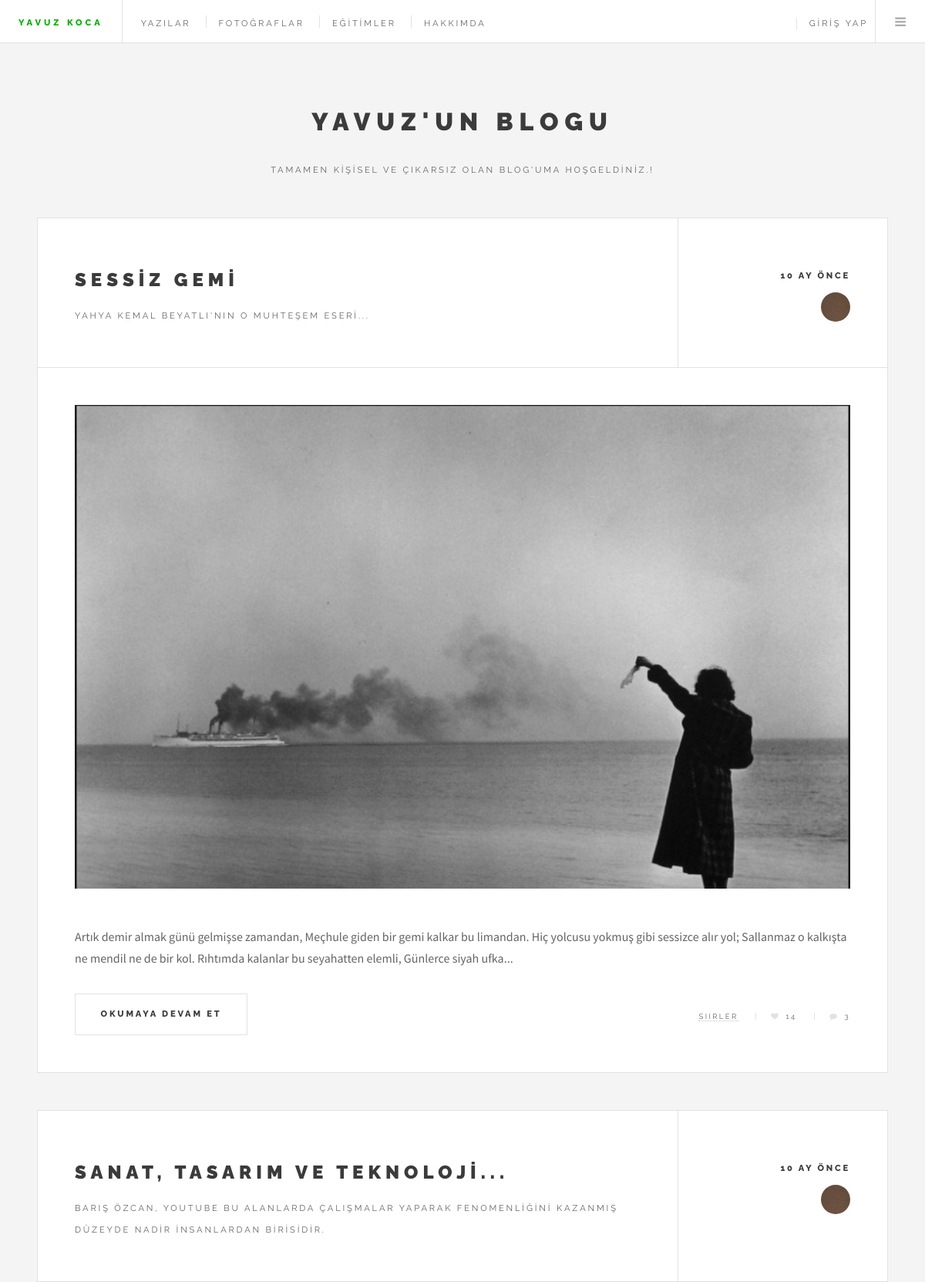
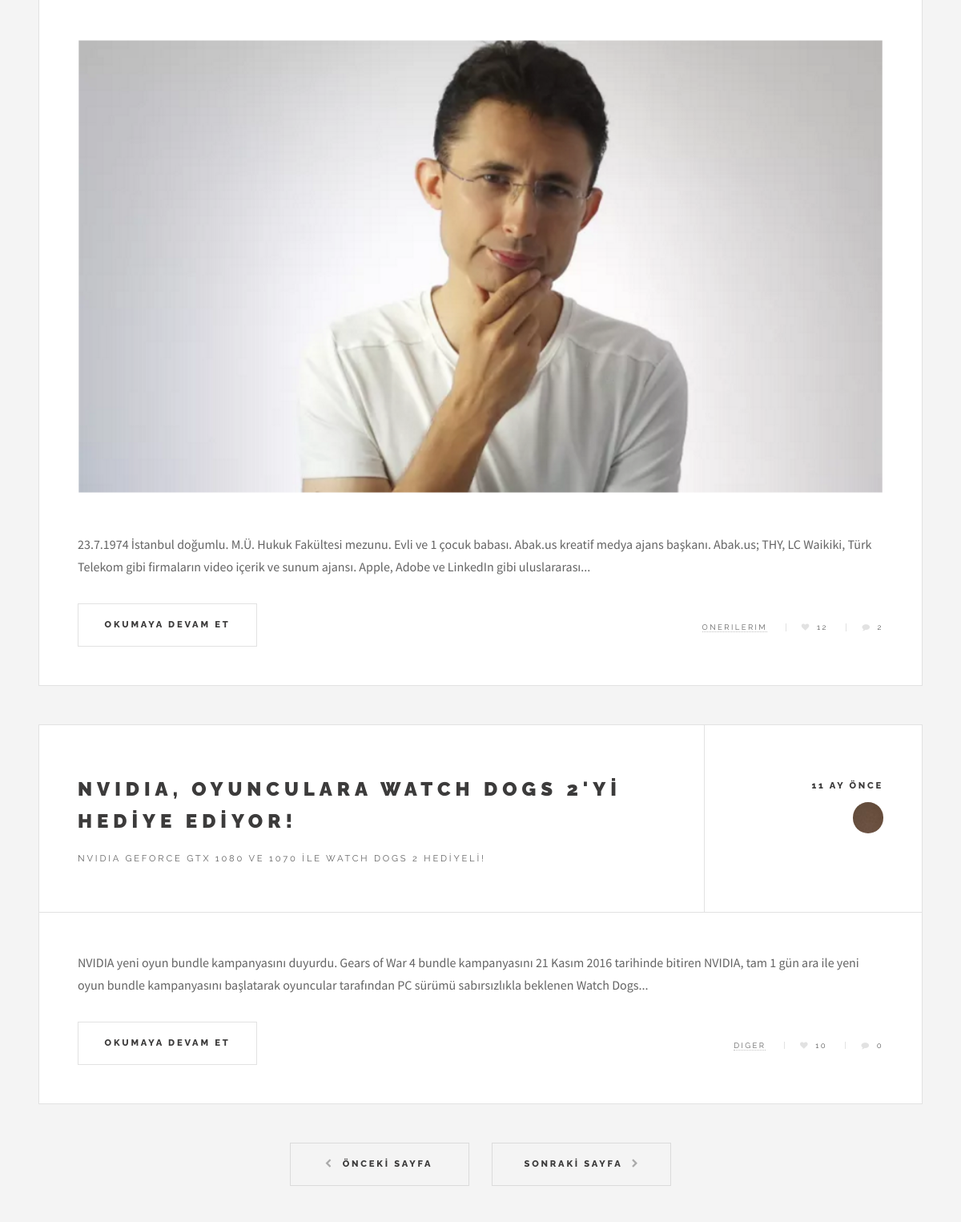
The app's page /index.php?page=2 (upper part) with its own data (2 pictures, top to bottom).
### tables this page shows
CREATE TABLE IF NOT EXISTS `yazilar` (
  `id` int(11) NOT NULL AUTO_INCREMENT,
  `baslik` text NOT NULL,
  `alt_baslik` text NOT NULL,
  `icerik` text NOT NULL,
  `yazan` int(11) NOT NULL,
  `tarih` timestamp NOT NULL DEFAULT CURRENT_TIMESTAMP,
  `kategori` int(20) NOT NULL,
  `resim` text,
  PRIMARY KEY (`id`)
);

CREATE TABLE IF NOT EXISTS `kategori` (
  `id` int(11) NOT NULL AUTO_INCREMENT,
  `kategori_adi` text NOT NULL,
  PRIMARY KEY (`id`)
);

CREATE TABLE IF NOT EXISTS `like_table` (
  `id` int(11) NOT NULL AUTO_INCREMENT,
  `yazi_id` int(11) NOT NULL,
  `number` int(11) NOT NULL,
  PRIMARY KEY (`id`)
);

### article.php (the view, shortened to what this page needs)
<article class="post">
	<header>
		<div class="title">
			<h2><a href="oku.php?id=<?php echo $satir['id']; ?>"><?php echo $satir["baslik"]; ?></a></h2>
			<?php if($satir["alt_baslik"]=="0"){}else{?>
			<p><?php echo $satir["alt_baslik"]; ?></p><?php }?>
		</div>
		<div class="meta">
			<time class="published" datetime="2015-11-01"><?php if(function_exists('yorum_ne_zaman')){yorum_ne_zaman();} ?></time>
			<a href="#" class="author"><span class="name"><?php echo $yazar["adi"]; ?></span><img src="images/avatar.jpg" alt="" /></a>
		</div>
	</header><?php if($satir["resim"]!="0"){ ?>
	<a href="oku.php?id=<?php echo $satir['id']; ?>" class="image featured"><img src="images/<?php  echo $satir["resim"];?>" alt="" /></a><?php } ?>
	<p><?php if(strlen($satir['icerik'])>260){echo substr($satir['icerik'],0,strpos($satir['icerik'], ' ', 260));}else{echo $satir['icerik'];} ?>...</p>
	<footer>
		<ul class="actions">
			<li><a href="oku.php?id=<?php echo $satir['id']; ?>" class="button big">Okumaya devam et</a></li>
		</ul>
		<ul class="stats">
			<li><a href="<?php echo $kategori["kategori_adi"]; ?>.php"><?php echo strtoupper($kategori["kategori_adi"]); ?></a></li>
			<li><a href="javascript:;" id="like<?php echo $satir['id']; ?>" class="icon fa-heart" ><?php echo $begeni['number']; ?></a></li>
			<li><a href="oku.php?id=<?php echo $satir['id']; ?>#son" id="sona_git" class="icon fa-comment"><?php echo $comments; ?></a></li>
		</ul>
	</footer>
</article>

### index.php (shortened to what this page needs)
<?php
include_once('header.php');
?>
					<div id="main">
						<?php
							include_once("baglanti.php");
							$yazilari_secme2 = mysqli_query($con, "SELECT * FROM `yazilar` ORDER BY `yazilar`.`tarih` DESC ");
							$yazilarin_sayisi = mysqli_num_rows($yazilari_secme2);
							$how_many = 3;
							$page = (isset($_GET['page'])) ? (int)$_GET['page'] : 1;
							$page = floor($page);
							$from_where = $how_many * ($page - 1);
							$yazilari_secme = mysqli_query($con, "SELECT * FROM `yazilar` ORDER BY `yazilar`.`tarih` DESC LIMIT ".$how_many." OFFSET ".$from_where." ");
							while($satir = mysqli_fetch_assoc($yazilari_secme)){
								if (!function_exists('yorum_ne_zaman')) {
								function yorum_ne_zaman(){
									$yorum_zamani = $GLOBALS['a'];$yil_ay = explode("-",$yorum_zamani);$new = $yil_ay[2];$gun = explode(" ",$new);
									$asd = $gun[1];$saat_dakika_saniye = explode(":",$asd);$now = date('d-m-Y');$now_gun_ay_yil = explode('-',$now);
									date_default_timezone_set('Asia/Baghdad');$saat = date("H:i:s");$now_saat_dakika_saniye = explode(':',$saat);
										$saniye_farki = $now_saat_dakika_saniye[2]-$saat_dakika_saniye[2];
										if($saniye_farki<0){
											$saniye_farki += 60;
											$now_saat_dakika_saniye[1] -= 1;
										}$dakika_farki = $now_saat_dakika_saniye[1]-$saat_dakika_saniye[1];if($dakika_farki<0){$dakika_farki += 60;$now_saat_dakika_saniye[0] -= 1;}$saat_farki = $now_saat_dakika_saniye[0]-$saat_dakika_saniye[0];
								if($saat_farki<0){$saat_farki += 12;$now_gun_ay_yil[0] -= 1;}$gun_farki = $now_gun_ay_yil[0]-$gun[0];if($gun_farki<0){$gun_farki += 30;
								$now_gun_ay_yil[1] -= 1;}$ay_farki = $now_gun_ay_yil[1]-$yil_ay[1];if($ay_farki<0){$ay_farki += 12;
								$now_gun_ay_yil[2] -= 1;}$yil_farki = $now_gun_ay_yil[2]-$yil_ay[0];if($yil_farki >= 1){echo $yil_farki." yıl önce";}
										else if($ay_farki>=1){
											echo $ay_farki." ay önce";}
										else if($gun_farki>0){
											echo $gun_farki." gün önce";}else if($saat_farki>0){echo $saat_farki." saat önce";}else if($dakika_farki>0){echo $dakika_farki." dakika önce";
								}else if($saniye_farki>0){echo $saniye_farki." saniye önce";}
								}}
								$kategori_secme = mysqli_query($con, "SELECT * FROM `kategori` WHERE `id` = '".$satir["kategori"]."'");
								$kategori = mysqli_fetch_assoc($kategori_secme);
								$id = $satir['id'];
								$yorum_secme = mysqli_query($con,"SELECT * FROM `yorumlar` WHERE `yazi_id` ='". mysqli_real_escape_string($con,$id)."' ORDER BY `id` DESC");
								$comments = mysqli_num_rows($yorum_secme);
								$begeni_secme = mysqli_query($con,"SELECT * FROM `like_table` WHERE `yazi_id` = '".$satir["id"]."' ");
								$begeni = mysqli_fetch_assoc($begeni_secme);
								include('article.php');
							}
							?>
							<ul class="actions pagination">
								<li><a href="index.php?page=<?php echo $page - 1 ?>" class="<?php if($page == 1){echo "disabled ";}else {echo " ";} ?>button big previous">Önceki Sayfa</a></li>
								<li><a href="index.php?page=<?php echo $page + 1 ?>" class="<?php if($page*$how_many > $yazilarin_sayisi){echo "disabled ";}else {echo "";} ?>button big next">Sonraki Sayfa</a></li>
							</ul>
					</div>
			<?php
							include_once('left_bar.php'); ?>
			</div>
	</body>
</html>

### records on screen
yazilar: baslik "SESSIZ GEMI", alt_baslik "YAHYA KEMAL BEYATLI'NIN O MUHTEŞEM ESERI...", ay_farki "10", resim (picture), icerik "Artık demir almak günü gelmişse zamandan, Meçhule giden bir gemi kalkar bu limandan. Hiç yolcusu yokmuş gibi sessizce alır yol; Sallanmaz o kalkışta ne mendil ne de bir kol. Rıhtımda kalanlar bu seyahatten elemli, Günlerce siyah ufka", kategori.kategori_adi "SIIRLER", like_table.number "14", comments "3"
yazilar: baslik "SANAT, TASARIM VE TEKNOLOJI...", alt_baslik "BARIŞ ÖZCAN, YOUTUBE BU ALANLARDA ÇALIŞMALAR YAPARAK FENOMENLIĞINI KAZANMIŞ DÜZEYDE NADIR INSANLARDAN BIRISIDIR.", ay_farki "10", resim (picture), icerik "23.7.1974 İstanbul doğumlu. M.Ü. Hukuk Fakültesi mezunu. Evli ve 1 çocuk babası. Abak.us kreatif medya ajans başkanı. Abak.us; THY, LC Waikiki, Türk Telekom gibi firmaların video içerik ve sunum ajansı. Apple, Adobe ve LinkedIn gibi uluslararası", kategori.kategori_adi "ONERILERIM", like_table.number "12", comments "2"
yazilar: baslik "NVIDIA, OYUNCULARA WATCH DOGS 2'YI HEDIYE EDIYOR!", alt_baslik "NVIDIA GEFORCE GTX 1080 VE 1070 ILE WATCH DOGS 2 HEDIYELI!", ay_farki "11", icerik "NVIDIA yeni oyun bundle kampanyasını duyurdu. Gears of War 4 bundle kampanyasını 21 Kasım 2016 tarihinde bitiren NVIDIA, tam 1 gün ara ile yeni oyun bundle kampanyasını başlatarak oyuncular tarafından PC sürümü sabırsızlıkla beklenen Watch Dogs", kategori.kategori_adi "DIGER", like_table.number "10", comments "0"
